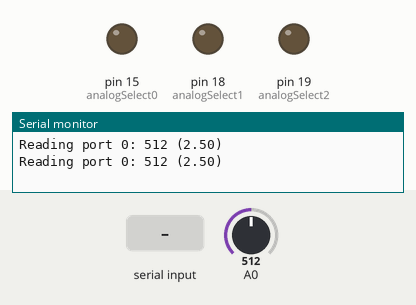
This sketch was run on a simulated Arduino Uno, built with avr-gcc and run on an emulated ATmega328P. Shown: output pins drawn as LEDs (lit = HIGH), the last lines printed to the serial monitor. Inputs (shaded band) come from the test bench; at power-on: A0 = 512. Pins used as bus, display or sensor lines are not drawn.

Above: at 1.2 s.
1.3 s: "90,45\n" received over Serial
At 3.0 s:
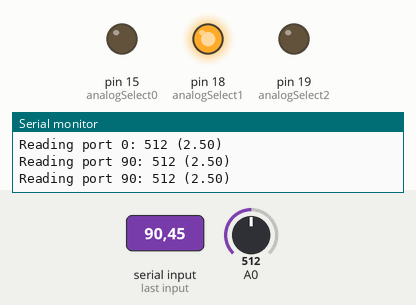
3.3 s: "30,150\n" received over Serial
At 4.8 s:
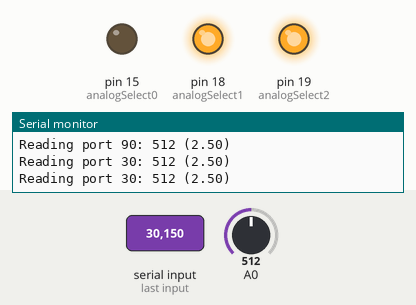
5.1 s: "5\n" received over Serial
At 6.4 s:
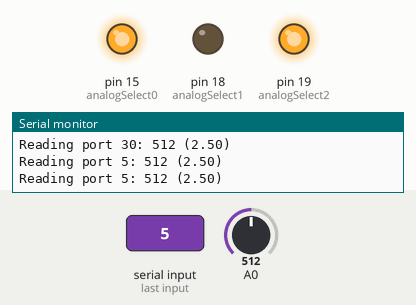
6.9 s: "90\n" received over Serial
At 8.0 s:
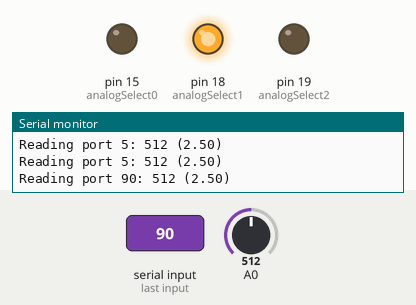
8.7 s: "200\n" received over Serial
At 9.6 s:
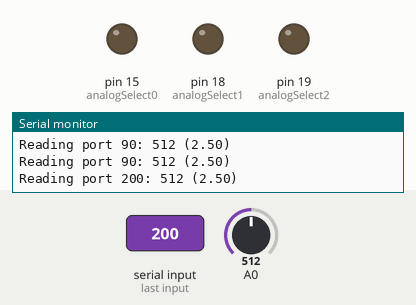
Timing chart, 0 to 11.5 s (numbered marks = the images above; inputs shaded):
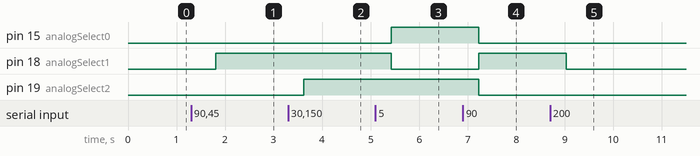

The sketch:

testAnalogMultiplexer.ino
```cpp
/*
 * codeexample for using a 4051 * analog multiplexer / demultiplexer
 * by david c. and tomek n.* for k3
 *
 * edited by Ross R.
 * edited by Igor de Oliveira Sá.
 */
unsigned char analogSelect = 0;
#define SERIALBUFFERSIZE 100

#define analogSelect0 15
#define analogSelect1 18
#define analogSelect2 19

#define enableHeatSensorsPin 4

void selectPort(unsigned int analogSelect) {
  digitalWrite(analogSelect0, bitRead(analogSelect, 0));
  digitalWrite(analogSelect1, bitRead(analogSelect, 1));
  digitalWrite(analogSelect2, bitRead(analogSelect, 2));
}

int voltageDivider(int Vin, int R1, int R2) {
  // calculate voltage divider and convert to Arduino input value
  // Vout = ((Vin * R2) / (R1 + R2))
//  Serial.print("Input: ");
//  Serial.print(R1);
//  Serial.print(" Divider: ");
//  Serial.print((((float) Vin * R2) / ((float) R1 + R2)));
//  Serial.print(" multiplier: ");
//  Serial.print((float) 5.0 / 1024.0, 6);
//  Serial.print(" result(float): ");
//  Serial.print(((float) ((Vin * R2) / (R1 + R2)) / ((float) 5.0 / 1024.0)), 2);
//  Serial.print(" Divider result: ");
//  Serial.println((int) ((float) (((float) Vin * R2) / (R1 + R2)) / ((float) 5.0 / 1024.0) + 0.5));
  return (int) ((float) (((float) Vin * R2) / (R1 + R2)) / ((float) 5.0 / 1024.0) + 0.5);
}

void setup(){
  pinMode(analogSelect0, OUTPUT);
  pinMode(analogSelect1, OUTPUT);
  pinMode(analogSelect2, OUTPUT);
  pinMode(enableHeatSensorsPin, OUTPUT);
  Serial.begin(115200);
  digitalWrite(enableHeatSensorsPin, HIGH);
}

float fmap (float sensorValue, float sensorMin, float sensorMax, float outMin, float outMax) {
	return (sensorValue - sensorMin) * (outMax - outMin) / (sensorMax - sensorMin) + outMin;
}

int reading;
char serialBuffer[SERIALBUFFERSIZE];
void loop () {
  unsigned int analogSelect = 0;
  int index = 0;
  memset(serialBuffer, 0, SERIALBUFFERSIZE);
  while (Serial.available()) {
    serialBuffer[index++] = Serial.read();
    delay(1); // Sleep so all serial input is being read in one buffer
  }
  analogSelect = atoi(serialBuffer);
  // select the bit
  selectPort(analogSelect);
  // Read the analog input until another is requested via console
  while (!Serial.available()) {
    digitalWrite(enableHeatSensorsPin, HIGH);
    Serial.print("Reading port ");
    Serial.print(analogSelect);
    Serial.print(": ");
    reading = analogRead(A0);
    //digitalWrite(enableHeatSensorsPin, LOW);
    Serial.print(reading);
    Serial.print(" (");
    Serial.print(fmap((float) reading, 0.0, 1024.0, 0.0, 5.0));
    Serial.println(")");
    delay(900);
  }
}
```

Measured:
- after the input at 1.3 s, pin 18 (analogSelect1): LOW → HIGH after 0.51 s
- after the input at 3.3 s, pin 19 (analogSelect2): LOW → HIGH after 0.32 s
- after the input at 5.1 s, pin 15 (analogSelect0): LOW → HIGH after 0.32 s; pin 18 (analogSelect1): HIGH → LOW after 0.32 s
- after the input at 6.9 s, pin 15 (analogSelect0), pin 19 (analogSelect2): HIGH → LOW after 0.33 s; pin 18 (analogSelect1): LOW → HIGH after 0.33 s
- after the input at 8.7 s, pin 18 (analogSelect1): HIGH → LOW after 0.33 s
